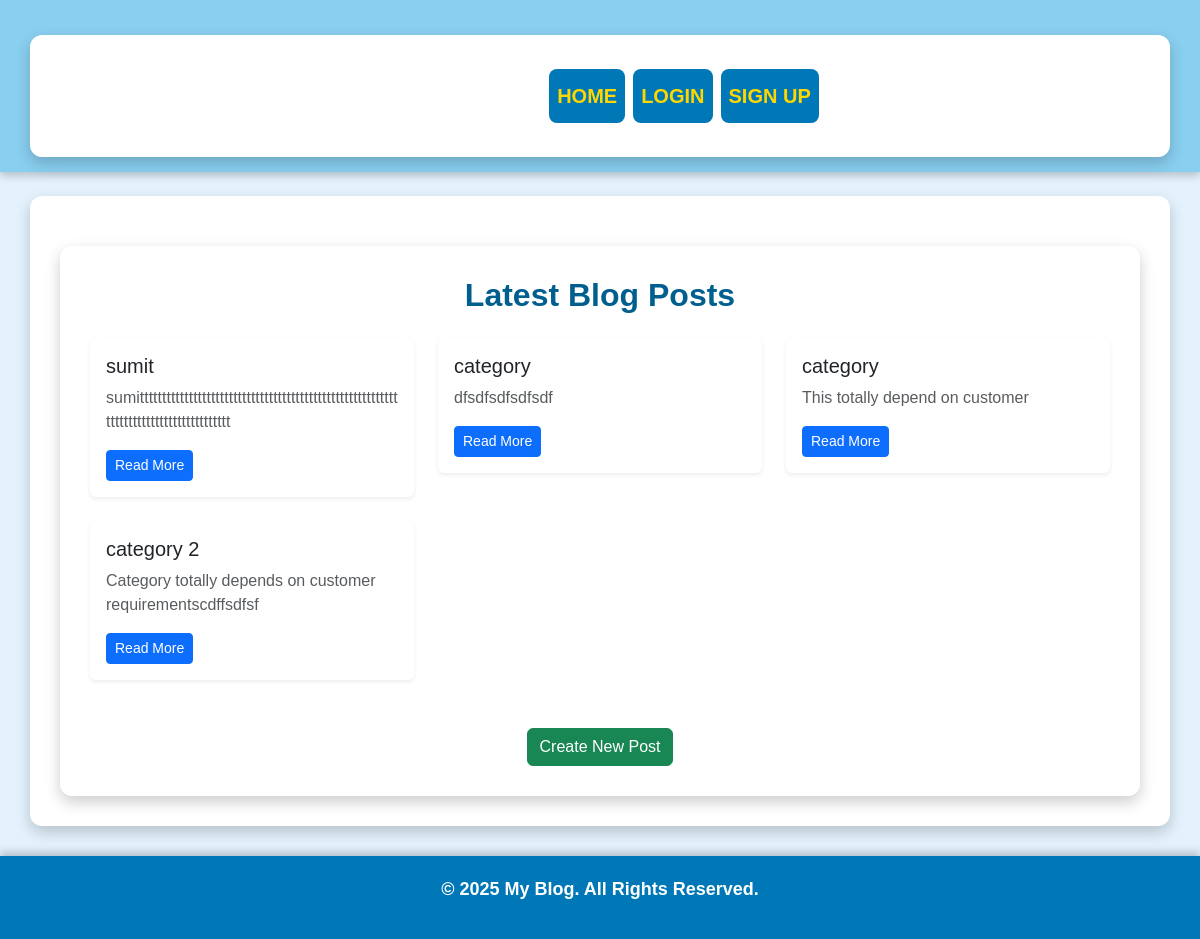
The page / on the database its author committed.
### blog/models.py (models this page shows)
class Post(models.Model):
    title = models.CharField(max_length=200)
    body = models.TextField()
    author = models.ForeignKey(User, on_delete=models.CASCADE)
    created_at = models.DateTimeField(auto_now_add=True)

### blog/views.py (the view)
# urls.py: path('', views.home, name='home'),
def home(request):
    posts = Post.objects.all().order_by('-created_at')
    return render(request, 'blog/home.html', {'posts': posts})

### blog/templates/blog/home.html (shortened to what this page needs)
{% extends "base.html" %}
{% block content %}
    <div class="container">
        <h2 class="text-center mb-4">Latest Blog Posts</h2>
        <div class="row">
            {% for post in posts %}
                <div class="col-md-6 col-lg-4 mb-4">
                    <div class="card shadow-sm border-0 rounded">
                        <div class="card-body">
                            <h5 class="card-title">
                                <a href="{% url 'post_detail' post.pk %}" class="text-decoration-none text-dark">
                                    {{ post.title }}
                                </a>
                            </h5>
                            <p class="card-text text-muted">
                                {{ post.body|truncatewords:20 }}
                            </p>
                            <a href="{% url 'post_detail' post.pk %}" class="btn btn-primary btn-sm">
                                Read More
                            </a>
                        </div>
                    </div>
                </div>
            {% empty %}
                <p class="text-center text-muted">No posts available. Be the first to create one!</p>
            {% endfor %}
        </div>
        <div class="text-center mt-4">
            <a href="{% url 'post_create' %}" class="btn btn-success">
                 Create New Post
            </a>
        </div>
    </div>
{% endblock %}

### blog/templates/base.html (shortened to what this page needs)
<!DOCTYPE html>
<html lang="en">
  <head>
    <link
      href="https://cdn.jsdelivr.net/npm/bootstrap@5.3.0/dist/css/bootstrap.min.css"
      rel="stylesheet"
    />
  </head>
  <body>
    <nav class="navbar navbar-expand-lg">
      <div class="container">
        <a class="navbar-brand" href="{% url 'home' %}">My Blog</a>
        <div class="collapse navbar-collapse" id="navbarNav">
          <ul class="navbar-nav" style="margin-left: 332px">
            <li class="nav-item">
              <a class="nav-link" href="{% url 'home' %}">Home</a>
            </li>
            {% if user.is_authenticated %}
            <li class="nav-item">
              <a class="nav-link" href="{% url 'post_create' %}">New Post</a>
            </li>
            <li class="nav-item">
              <form action="{% url 'logout' %}" method="post" class="d-inline">
                {% csrf_token %}
                <button  class="nav-link" type="submit"   >Logout</button>
              </form>
            </li>
            {% else %}
            <li class="nav-item">
              <a class="nav-link" href="{% url 'login' %}">Login</a>
            </li>
            <li class="nav-item">
              <a class="nav-link" href="{% url 'signup' %}">Sign Up</a>
            </li>
            {% endif %}
          </ul>
        </div>
      </div>
    </nav>
    <div class="container mt-4">{% block content %}{% endblock %}</div>
    <footer>
      <p>&copy; 2025 My Blog. All Rights Reserved.</p>
    </footer>
  </body>
</html>

### blog/templates/base.html (style rules this page uses)
body { background-color: #E3F2FD; color: #333; font-family: 'Arial', sans-serif; }
.navbar { background-color: #89CFF0; box-shadow: 0 4px 8px rgba(0, 0, 0, 0.2); padding: 15px 0; }
.navbar-brand { font-size: 28px; font-weight: bold; color: white !important; text-transform: uppercase; letter-spacing: 1px; }
.navbar-nav .nav-link { margin:4px; font-size: 20px; font-weight: bold; color: white !important; padding: 12px 20px; transition: all 0.3s ease-in-out; text-transform: uppercase; border-radius: 8px; background-color: #0077B6; color: #FFD700 !important; \ text-shadow: 1px 1px 5px rgba(255, 255, 255, 0.6); }
.container { background-color: white; padding: 30px; border-radius: 12px; box-shadow: 0px 6px 15px rgba(0, 0, 0, 0.2); margin-top: 20px; }
footer { background-color: #0077B6; color: white; padding: 20px; text-align: center; margin-top: 30px; font-weight: bold; font-size: 18px; box-shadow: 0 -4px 8px rgba(0, 0, 0, 0.2); }
h2, h3 { color: #005f8e; font-weight: bold; }

### rows shown on the page
Post: title "sumit", body "sumitttttttttttttttttttttttttttttttttttttttttttttttttttttttttttttttttttttttttttttttttttttt"
Post: title "category", body "dfsdfsdfsdfsdf"
Post: title "category", body "This totally depend on customer"
Post: title "category 2", body "Category totally depends on customer requirementscdffsdfsf"
